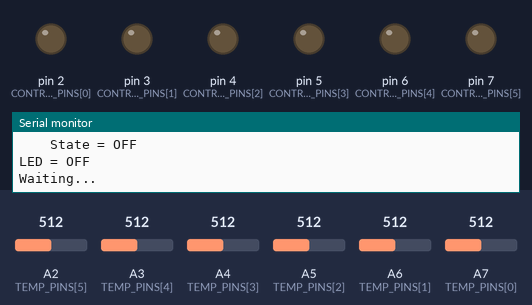
The sketch below on a simulated Arduino Nano, built with avr-gcc and run on an emulated ATmega328P. Shown: output pins drawn as LEDs (lit = HIGH), the last lines printed to the serial monitor. The test bench sets the inputs (shaded band); at power-on: A2 (TEMP_PINS[5]) = 512, A3 (TEMP_PINS[4]) = 512, A6 (TEMP_PINS[1]) = 512, A4 (TEMP_PINS[3]) = 512, A5 (TEMP_PINS[2]) = 512, A7 (TEMP_PINS[0]) = 512.

Above: at 1.2 s.
1.3 s: A2 (TEMP_PINS[5]) set to 99
4.3 s: A2 (TEMP_PINS[5]) set to 84
At 7.1 s:
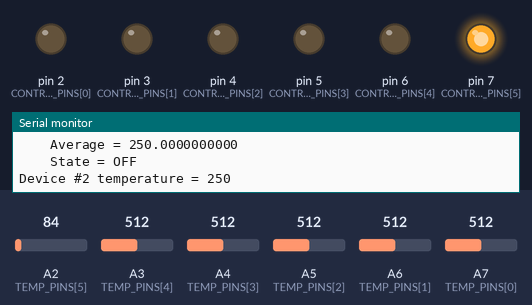
7.3 s: A3 (TEMP_PINS[4]) set to 97
10.3 s: A3 (TEMP_PINS[4]) set to 79
At 12.8 s:
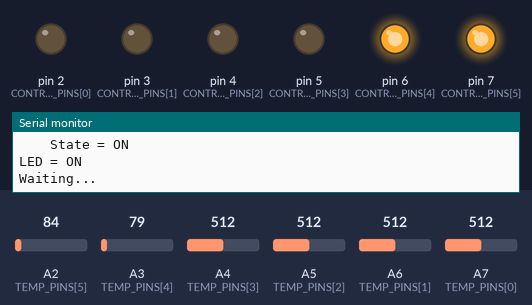
13.1 s: A6 (TEMP_PINS[1]) set to 94
16.1 s: A6 (TEMP_PINS[1]) set to 80
At 18.1 s:
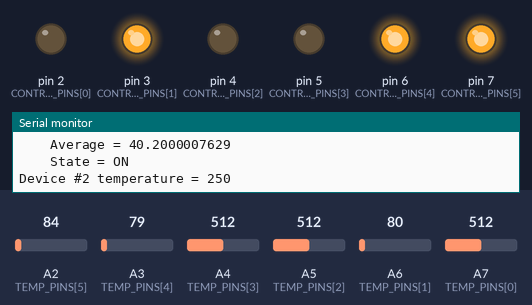
Timing chart, 0 to 19.6 s (numbered marks = the images above; inputs shaded):
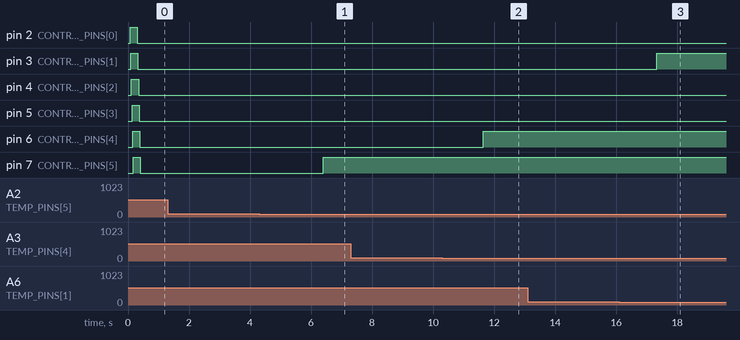

Measured:
- the behaviour switches between 89 and 88 on A2 (TEMP_PINS[5]) (found by bisection; images 0 and 1)
- the behaviour switches between 89 and 88 on A3 (TEMP_PINS[4]) (found by bisection; images 1 and 2)
- the behaviour switches between 89 and 88 on A6 (TEMP_PINS[1]) (found by bisection; images 2 and 3)
- after the input at 4.3 s, pin 7 (CONTROL_PINS[5]): LOW → HIGH after 2.1 s
- after the input at 10.3 s, pin 6 (CONTROL_PINS[4]): LOW → HIGH after 1.3 s
- after the input at 16.1 s, pin 3 (CONTROL_PINS[1]): LOW → HIGH after 1.2 s

The sketch:

firmware.ino
```cpp
// RCJA RESCUE MAZE VICTIM FIRMWARE
// Version: $VERSION$ (2017-08-11)
// Author: Tristan Roberts <tristan_roberts [at] icloud.com>

#define VERSION 1

/*** START CONFIG ***/

/* The number of devices connected to this Arduino (two Arduinos per unit) */
#define TOTAL_DEVICES 6

/* The number of data points to average over */
#define AVERAGE_POINTS 10

/* The desired set point temperature (in degrees C) */
#define TEMPERATURE 42

/* The LED pin to use to indicate overall status */
#define LED 13

/* The frequency, as an integer that divides 1000, in Hz */
#define FREQUENCY 4

/* Uncomment this line to enable debug, or comment out to disable debug */
#define DEBUG 1

/* The baud rate to use for debug Serial */
#define BAUD_RATE 38400

/* Control pin OFF state, either HIGH or LOW depending on if inverted */
#define OFF LOW

/* Control pin ON state, opposite of OFF, either LOW or HIGH depending on if inverted */
#define ON HIGH

/* The pins used for temperature sensors, in order of device */
byte TEMP_PINS[TOTAL_DEVICES] = {A7, A6, A5, A4, A3, A2};

/* The digital pins used to control the devices, in order of device */
byte CONTROL_PINS[TOTAL_DEVICES] = {2, 3, 4, 5, 6, 7};

/*** END CONFIG ***/


#ifdef DEBUG
boolean has_waited;
#endif

byte index;
byte temperatures[TOTAL_DEVICES][AVERAGE_POINTS];
byte heating_devices;
float reading;
unsigned long loop_started;
unsigned long current_time;

void setup() {
    index = 0;

    #ifdef DEBUG
    Serial.begin(BAUD_RATE);

    Serial.println(" ");
    Serial.println(" ");

    Serial.print("HEATPAD FIRMWARE VERSION ");
    Serial.println(VERSION, DEC);

    Serial.print("TOTAL_DEVICES = ");
    Serial.println(TOTAL_DEVICES, DEC);

    Serial.print("AVERAGE_POINTS = ");
    Serial.println(AVERAGE_POINTS, DEC);

    Serial.print("TEMPERATURE = ");
    Serial.println(TEMPERATURE, DEC);

    Serial.print("LED = ");
    Serial.println(LED, DEC);

    Serial.print("FREQUENCY = ");
    Serial.println(FREQUENCY, DEC);

    Serial.print("ON = ");
    Serial.println(ON == LOW ? "LOW" : "HIGH");

    Serial.print("OFF = ");
    Serial.println(OFF == LOW ? "LOW" : "HIGH");
    #endif

    if (ON == OFF) {
        for(;;) {
            #ifdef DEBUG
            Serial.println("ERROR: OFF == ON state");
            #endif
            delay(2000);
        }
    }

    #ifdef DEBUG
    Serial.println(" ");
    #endif

    for (byte i = 0;i < TOTAL_DEVICES;i++) {
        #ifdef DEBUG
        Serial.print("Configuring device #");
        Serial.println(i, DEC);
        #endif

        pinMode(TEMP_PINS[i], INPUT);
        pinMode(CONTROL_PINS[i], OUTPUT);
        digitalWrite(CONTROL_PINS[i], OFF);
        for (byte j = 0;j < AVERAGE_POINTS;j++) {
            temperatures[i][j] = 0;
        }
    }
}

void loop() {
    heating_devices = 0;
    loop_started = millis();

    #ifdef DEBUG
    Serial.println(" ");
    Serial.print("Index = ");
    Serial.println(index, DEC);
    #endif

    for (byte device = 0;device < TOTAL_DEVICES;device++) {
        reading = analogRead(TEMP_PINS[device]) * 500.0 / 1024.0;
        temperatures[device][index] = (byte) reading;

        #ifdef DEBUG
        Serial.print("Device #");
        Serial.print(device, DEC);
        Serial.print(" temperature = ");
        Serial.println(temperatures[device][index], DEC);
        #endif

        reading = 0;
        for (byte i = 0;i < AVERAGE_POINTS;i++) {
            reading += temperatures[device][i];
        }
        reading = reading / AVERAGE_POINTS;

        #ifdef DEBUG
        Serial.print("    Average = ");
        Serial.println(reading, DEC);
        #endif

        if (reading <= TEMPERATURE) {
            digitalWrite(CONTROL_PINS[device], ON);
            heating_devices++;

            #ifdef DEBUG
            Serial.println("    State = ON");
            #endif
        } else {
            digitalWrite(CONTROL_PINS[device], OFF);

            #ifdef DEBUG
            Serial.println("    State = OFF");
            #endif
        }
    }

    if (heating_devices > 0) { //(TOTAL_DEVICES / 2)) {
        digitalWrite(LED, HIGH);

        #ifdef DEBUG
        Serial.println("LED = ON");
        #endif
    } else {
        digitalWrite(LED, LOW);

        #ifdef DEBUG
        Serial.println("LED = OFF");
        #endif
    }

    index = (index + 1) % AVERAGE_POINTS;

    #ifdef DEBUG
    has_waited = false;
    #endif

    for(;;) {
        current_time = millis();

        if (current_time < loop_started) {
            return;
        } else if (current_time - loop_started >= (1000 / FREQUENCY)) {
            return;
        }

        #ifdef DEBUG
        if (!has_waited) {
            Serial.println("Waiting...");
            has_waited = true;
        }
        #endif
    }
}
```
